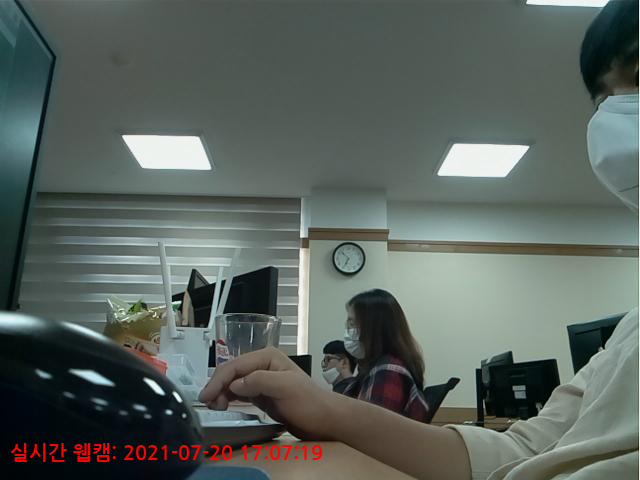
#> input picture Capture/img_20210720_170719.png, 640 x 480 px, given in place of the camera
$ python OpenCV03.py
#> lines starting #> are read from the running program, lines starting #| are printed output that depends on the picture
import numpy as np
import cv2

def clock():
    return cv2.getTickCount() / cv2.getTickFrequency()

def draw_str(dst, x, y, s):
    cv2.putText(dst, s, (x+1, y+1), cv2.FONT_HERSHEY_PLAIN, 1.0, (0, 0, 0), thickness = 2, lineType=cv2.LINE_AA)
    cv2.putText(dst, s, (x, y), cv2.FONT_HERSHEY_PLAIN, 1.0, (255, 255, 255), lineType=cv2.LINE_AA)

def detect(img, cascade):
    #rects = cascade.detectMultiScale(img, scaleFactor=1.3, minNeighbors=4, minSize=(30, 30), flags = cv.CV_HAAR_SCALE_IMAGE)
    #rects = cascade.detectMultiScale(img, scaleFactor=1.3, minNeighbors=4, minSize=(80, 80), flags = cv.CV_HAAR_SCALE_IMAGE)
    rects = cascade.detectMultiScale(img, scaleFactor=1.1, minNeighbors=3, minSize=(80, 80), flags = cv2.CASCADE_SCALE_IMAGE)
    if len(rects) == 0:
        return []
    rects[:,2:] += rects[:,:2]
    return rects

def draw_rects(img, rects, color):
    for x1, y1, x2, y2 in rects:
        cv2.rectangle(img, (x1, y1), (x2, y2), color, 2)

if __name__ == '__main__':

    #cascade_fn = "/usr/local/share/OpenCV/lbpcascades/lbpcascade_frontalface.xml"
    #cascade_fn = "haarcascade_frontalface_default.xml"
    cascade_fn = "./OpenCV/haarcascade_frontalface_alt.xml"
    #nested_fn  = "/usr/local/share/OpenCV//haarcascades/haarcascade_eye.xml"

    cascade = cv2.CascadeClassifier(cascade_fn)
    #nested = cv2.CascadeClassifier(nested_fn)

    cam = cv2.VideoCapture(0)
    cam.set(cv2.CAP_PROP_FRAME_WIDTH, 640)
    cam.set(cv2.CAP_PROP_FRAME_HEIGHT, 480)

    while True:
        ret, img = cam.read()
#> img is the input picture: shape (480, 640, 3); mean B, G, R 93.4, 99, 90
        gray = cv2.cvtColor(img, cv2.COLOR_BGR2GRAY)
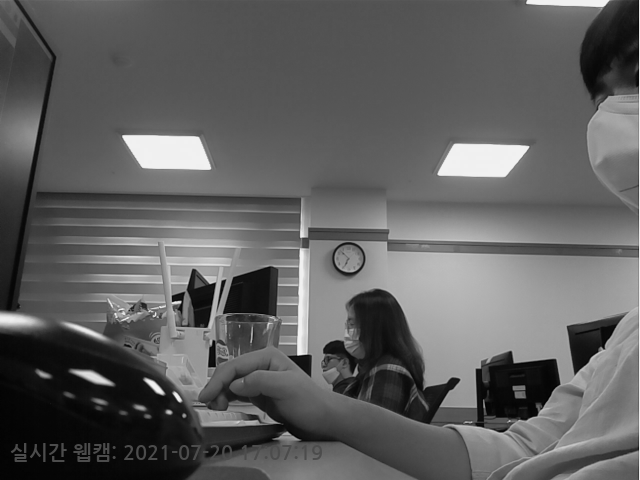
#> gray: shape (480, 640); min 1, max 241, mean 95.6
        gray = cv2.equalizeHist(gray)
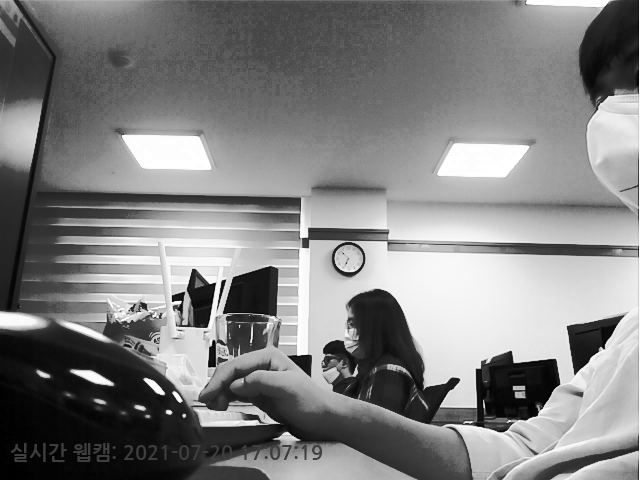
#> gray: shape (480, 640); min 0, max 255, mean 128.8

        t = clock()
        rects = detect(gray, cascade)
#> in detect, `rects = cascade.detectMultiScale(img, scaleFactor=1.1, minNeighbors=3,..`: rects = ()
#> rects = []
        vis = img.copy()
        draw_rects(vis, rects, (0, 255, 0))
        # [5 lines of commented-out code are left out]
        dt = clock() - t
#> dt = 0.07

        draw_str(vis, 20, 20, 'time: %.1f ms' % (dt*1000))
#> in draw_str, `cv2.putText(dst, s, (x, y), cv2.FONT_HERSHEY_PLAIN, 1.0, (255, 255, 25..`:
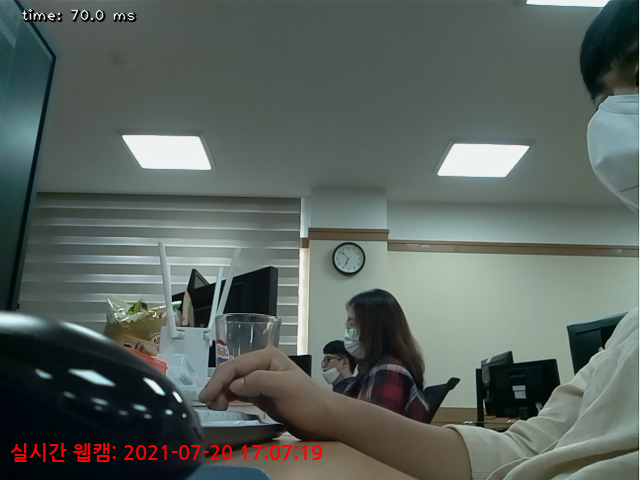
#> dst: shape (480, 640, 3); mean B, G, R 93.4, 99, 90
        cv2.imshow('facedetect', vis)

        if 0xFF & cv2.waitKey(5) == ord('q'):
#> (key q is pressed here)
            break

#> (the run stopped early here; a loop or call above may not have finished)
